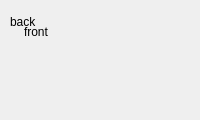
<?xml version="1.0" encoding="UTF-8"?>
<ui version="4.0">
 <class>AbsoluteOrder</class>
 <widget class="QWidget" name="AbsoluteOrder">
  <property name="geometry">
   <rect>
    <x>0</x>
    <y>0</y>
    <width>200</width>
    <height>120</height>
   </rect>
  </property>
  <widget class="QLabel" name="back">
   <property name="geometry">
    <rect>
     <x>10</x>
     <y>10</y>
     <width>80</width>
     <height>24</height>
    </rect>
   </property>
   <property name="text">
    <string>back</string>
   </property>
  </widget>
  <widget class="QLabel" name="front">
   <property name="geometry">
    <rect>
     <x>24</x>
     <y>20</y>
     <width>80</width>
     <height>24</height>
    </rect>
   </property>
   <property name="text">
    <string>front</string>
   </property>
  </widget>
 </widget>
 <resources/>
 <connections/>
</ui>
